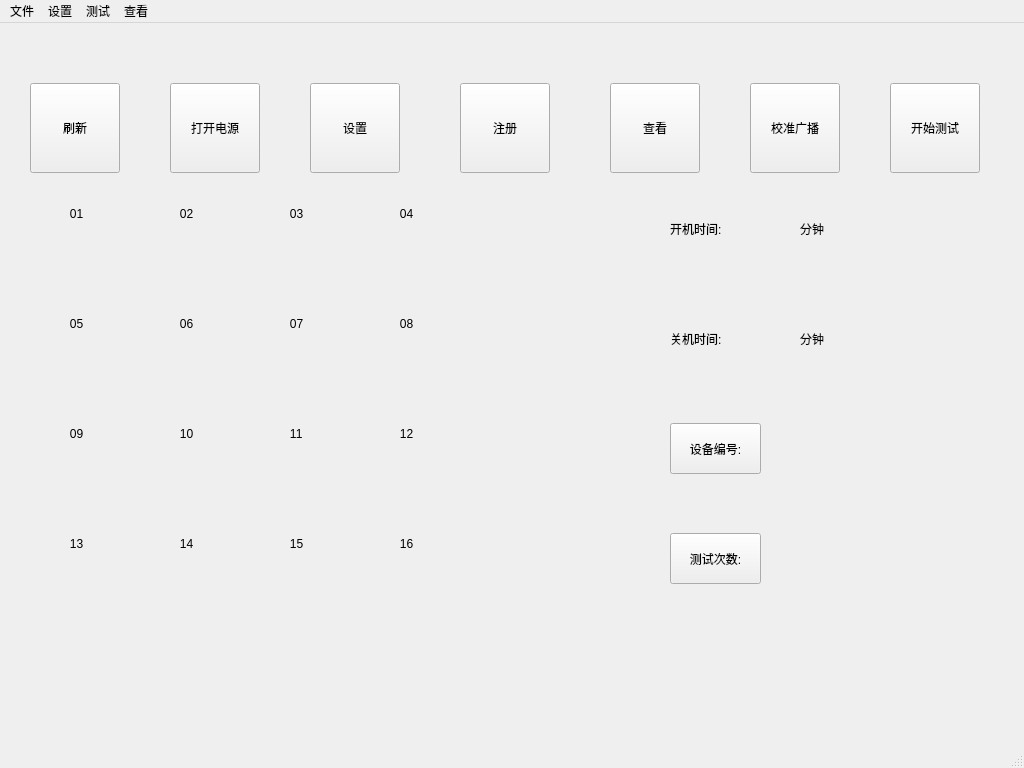
<?xml version="1.0" encoding="UTF-8"?>
<ui version="4.0">
 <class>MainWindow</class>
 <widget class="QMainWindow" name="MainWindow">
  <property name="windowModality">
   <enum>Qt::NonModal</enum>
  </property>
  <property name="geometry">
   <rect>
    <x>0</x>
    <y>0</y>
    <width>1024</width>
    <height>768</height>
   </rect>
  </property>
  <property name="windowTitle">
   <string>485监测</string>
  </property>
  <widget class="QWidget" name="centralWidget">
   <widget class="QPushButton" name="Setting">
    <property name="geometry">
     <rect>
      <x>310</x>
      <y>60</y>
      <width>90</width>
      <height>90</height>
     </rect>
    </property>
    <property name="text">
     <string>设置</string>
    </property>
   </widget>
   <widget class="QPushButton" name="Register">
    <property name="geometry">
     <rect>
      <x>460</x>
      <y>60</y>
      <width>90</width>
      <height>90</height>
     </rect>
    </property>
    <property name="text">
     <string>注册</string>
    </property>
   </widget>
   <widget class="QPushButton" name="OpenDb">
    <property name="geometry">
     <rect>
      <x>610</x>
      <y>60</y>
      <width>90</width>
      <height>90</height>
     </rect>
    </property>
    <property name="text">
     <string>查看</string>
    </property>
   </widget>
   <widget class="QPushButton" name="StartTest">
    <property name="geometry">
     <rect>
      <x>890</x>
      <y>60</y>
      <width>90</width>
      <height>90</height>
     </rect>
    </property>
    <property name="text">
     <string>开始测试</string>
    </property>
   </widget>
   <widget class="QPushButton" name="CalibrateBroadcast">
    <property name="geometry">
     <rect>
      <x>750</x>
      <y>60</y>
      <width>90</width>
      <height>90</height>
     </rect>
    </property>
    <property name="text">
     <string>校准广播</string>
    </property>
   </widget>
   <widget class="QLabel" name="start_Label">
    <property name="geometry">
     <rect>
      <x>670</x>
      <y>180</y>
      <width>91</width>
      <height>51</height>
     </rect>
    </property>
    <property name="text">
     <string>开机时间:</string>
    </property>
   </widget>
   <widget class="QLabel" name="start_Label_2">
    <property name="geometry">
     <rect>
      <x>770</x>
      <y>180</y>
      <width>51</width>
      <height>51</height>
     </rect>
    </property>
    <property name="text">
     <string/>
    </property>
   </widget>
   <widget class="QPushButton" name="Power">
    <property name="geometry">
     <rect>
      <x>170</x>
      <y>60</y>
      <width>90</width>
      <height>90</height>
     </rect>
    </property>
    <property name="text">
     <string>打开电源</string>
    </property>
   </widget>
   <widget class="QLabel" name="end_Label">
    <property name="geometry">
     <rect>
      <x>670</x>
      <y>290</y>
      <width>91</width>
      <height>51</height>
     </rect>
    </property>
    <property name="text">
     <string>关机时间:</string>
    </property>
   </widget>
   <widget class="QLabel" name="end_Label_2">
    <property name="geometry">
     <rect>
      <x>770</x>
      <y>290</y>
      <width>51</width>
      <height>51</height>
     </rect>
    </property>
    <property name="text">
     <string/>
    </property>
   </widget>
   <widget class="QLabel" name="start_Label_3">
    <property name="geometry">
     <rect>
      <x>800</x>
      <y>180</y>
      <width>91</width>
      <height>51</height>
     </rect>
    </property>
    <property name="text">
     <string>分钟</string>
    </property>
   </widget>
   <widget class="QLabel" name="end_Label_3">
    <property name="geometry">
     <rect>
      <x>800</x>
      <y>290</y>
      <width>91</width>
      <height>51</height>
     </rect>
    </property>
    <property name="text">
     <string>分钟</string>
    </property>
   </widget>
   <widget class="QPushButton" name="Refresh">
    <property name="geometry">
     <rect>
      <x>30</x>
      <y>60</y>
      <width>90</width>
      <height>90</height>
     </rect>
    </property>
    <property name="text">
     <string>刷新</string>
    </property>
   </widget>
   <widget class="mylabel" name="label">
    <property name="geometry">
     <rect>
      <x>50</x>
      <y>155</y>
      <width>71</width>
      <height>71</height>
     </rect>
    </property>
    <property name="text">
     <string>      01</string>
    </property>
   </widget>
   <widget class="mylabel" name="label_2">
    <property name="geometry">
     <rect>
      <x>160</x>
      <y>155</y>
      <width>71</width>
      <height>71</height>
     </rect>
    </property>
    <property name="text">
     <string>      02</string>
    </property>
   </widget>
   <widget class="mylabel" name="label_3">
    <property name="geometry">
     <rect>
      <x>270</x>
      <y>155</y>
      <width>71</width>
      <height>71</height>
     </rect>
    </property>
    <property name="text">
     <string>      03</string>
    </property>
   </widget>
   <widget class="mylabel" name="label_4">
    <property name="geometry">
     <rect>
      <x>380</x>
      <y>155</y>
      <width>71</width>
      <height>71</height>
     </rect>
    </property>
    <property name="text">
     <string>      04</string>
    </property>
   </widget>
   <widget class="mylabel" name="label_5">
    <property name="geometry">
     <rect>
      <x>50</x>
      <y>265</y>
      <width>71</width>
      <height>71</height>
     </rect>
    </property>
    <property name="text">
     <string>      05</string>
    </property>
   </widget>
   <widget class="mylabel" name="label_6">
    <property name="geometry">
     <rect>
      <x>160</x>
      <y>265</y>
      <width>71</width>
      <height>71</height>
     </rect>
    </property>
    <property name="text">
     <string>      06</string>
    </property>
   </widget>
   <widget class="mylabel" name="label_7">
    <property name="geometry">
     <rect>
      <x>270</x>
      <y>265</y>
      <width>71</width>
      <height>71</height>
     </rect>
    </property>
    <property name="text">
     <string>      07</string>
    </property>
   </widget>
   <widget class="mylabel" name="label_8">
    <property name="geometry">
     <rect>
      <x>380</x>
      <y>265</y>
      <width>71</width>
      <height>71</height>
     </rect>
    </property>
    <property name="text">
     <string>      08</string>
    </property>
   </widget>
   <widget class="mylabel" name="label_9">
    <property name="geometry">
     <rect>
      <x>50</x>
      <y>375</y>
      <width>71</width>
      <height>71</height>
     </rect>
    </property>
    <property name="text">
     <string>      09</string>
    </property>
   </widget>
   <widget class="mylabel" name="label_10">
    <property name="geometry">
     <rect>
      <x>160</x>
      <y>375</y>
      <width>71</width>
      <height>71</height>
     </rect>
    </property>
    <property name="text">
     <string>      10</string>
    </property>
   </widget>
   <widget class="mylabel" name="label_11">
    <property name="geometry">
     <rect>
      <x>270</x>
      <y>375</y>
      <width>71</width>
      <height>71</height>
     </rect>
    </property>
    <property name="text">
     <string>      11</string>
    </property>
   </widget>
   <widget class="mylabel" name="label_12">
    <property name="geometry">
     <rect>
      <x>380</x>
      <y>375</y>
      <width>71</width>
      <height>71</height>
     </rect>
    </property>
    <property name="text">
     <string>      12</string>
    </property>
   </widget>
   <widget class="mylabel" name="label_13">
    <property name="geometry">
     <rect>
      <x>50</x>
      <y>485</y>
      <width>71</width>
      <height>71</height>
     </rect>
    </property>
    <property name="text">
     <string>      13</string>
    </property>
   </widget>
   <widget class="mylabel" name="label_14">
    <property name="geometry">
     <rect>
      <x>160</x>
      <y>485</y>
      <width>71</width>
      <height>71</height>
     </rect>
    </property>
    <property name="text">
     <string>      14</string>
    </property>
   </widget>
   <widget class="mylabel" name="label_15">
    <property name="geometry">
     <rect>
      <x>270</x>
      <y>485</y>
      <width>71</width>
      <height>71</height>
     </rect>
    </property>
    <property name="text">
     <string>      15</string>
    </property>
   </widget>
   <widget class="mylabel" name="label_16">
    <property name="geometry">
     <rect>
      <x>380</x>
      <y>485</y>
      <width>71</width>
      <height>71</height>
     </rect>
    </property>
    <property name="text">
     <string>      16</string>
    </property>
   </widget>
   <widget class="QLabel" name="dev_num_label_2">
    <property name="geometry">
     <rect>
      <x>770</x>
      <y>410</y>
      <width>51</width>
      <height>51</height>
     </rect>
    </property>
    <property name="text">
     <string/>
    </property>
   </widget>
   <widget class="QLabel" name="test_num_label_2">
    <property name="geometry">
     <rect>
      <x>770</x>
      <y>510</y>
      <width>61</width>
      <height>51</height>
     </rect>
    </property>
    <property name="text">
     <string/>
    </property>
   </widget>
   <widget class="QPushButton" name="test_num_pushButton">
    <property name="geometry">
     <rect>
      <x>670</x>
      <y>510</y>
      <width>91</width>
      <height>51</height>
     </rect>
    </property>
    <property name="text">
     <string>测试次数:</string>
    </property>
   </widget>
   <widget class="QPushButton" name="dev_num_pushButton">
    <property name="geometry">
     <rect>
      <x>670</x>
      <y>400</y>
      <width>91</width>
      <height>51</height>
     </rect>
    </property>
    <property name="text">
     <string>设备编号:</string>
    </property>
   </widget>
  </widget>
  <widget class="QStatusBar" name="statusBar"/>
  <widget class="QMenuBar" name="menuBar">
   <property name="geometry">
    <rect>
     <x>0</x>
     <y>0</y>
     <width>1024</width>
     <height>24</height>
    </rect>
   </property>
   <widget class="QMenu" name="file">
    <property name="title">
     <string>文件</string>
    </property>
    <addaction name="OpenFile_menu"/>
    <addaction name="ShowFile_menu"/>
   </widget>
   <widget class="QMenu" name="set">
    <property name="title">
     <string>设置</string>
    </property>
    <addaction name="SetTime_menu"/>
    <addaction name="Register_menu"/>
   </widget>
   <widget class="QMenu" name="test">
    <property name="title">
     <string>测试</string>
    </property>
    <addaction name="BeginTest_menu"/>
    <addaction name="CalibrateBroadcast_menu"/>
   </widget>
   <widget class="QMenu" name="show">
    <property name="title">
     <string>查看</string>
    </property>
    <addaction name="ShowDb_menu"/>
   </widget>
   <addaction name="file"/>
   <addaction name="set"/>
   <addaction name="test"/>
   <addaction name="show"/>
  </widget>
  <action name="OpenFile_menu">
   <property name="text">
    <string>打开文件</string>
   </property>
  </action>
  <action name="ShowFile_menu">
   <property name="text">
    <string>查看文件</string>
   </property>
  </action>
  <action name="SetTime_menu">
   <property name="text">
    <string>设置时间</string>
   </property>
  </action>
  <action name="Register_menu">
   <property name="text">
    <string>注册测试</string>
   </property>
  </action>
  <action name="BeginTest_menu">
   <property name="text">
    <string>开始测试</string>
   </property>
  </action>
  <action name="action_6">
   <property name="text">
    <string>设置时间</string>
   </property>
  </action>
  <action name="CalibrateBroadcast_menu">
   <property name="text">
    <string>校准广播</string>
   </property>
  </action>
  <action name="ShowDb_menu">
   <property name="text">
    <string>查看数据库</string>
   </property>
  </action>
 </widget>
 <layoutdefault spacing="6" margin="11"/>
 <customwidgets>
  <customwidget>
   <class>mylabel</class>
   <extends>QLabel</extends>
   <header location="global">mylabel.h</header>
  </customwidget>
 </customwidgets>
 <resources/>
 <connections/>
</ui>
